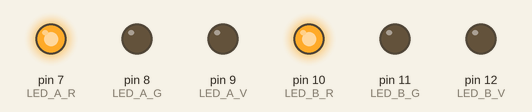
The sketch below on a simulated Arduino Uno, built with avr-gcc and run on an emulated ATmega328P. On the bench: output pins drawn as LEDs (lit = HIGH).

Above: at 0.15 s.
At 1.65 s:
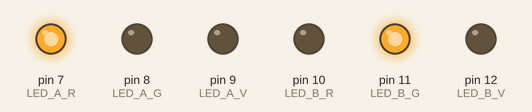
At 3.45 s:
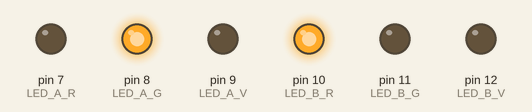
At 4.8 s:
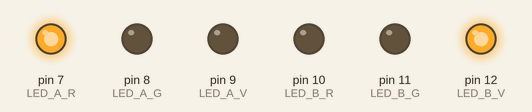
At 6.6 s:
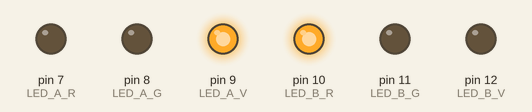
Timing chart, 0 to 9.0 s (numbered marks = the images above):
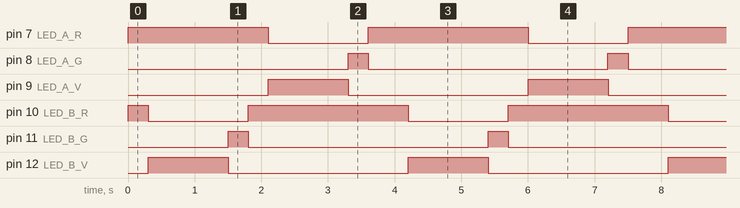

Measured:
- by itself, pin 7 (LED_A_R): alternates HIGH for 2.4 s and LOW for 1.5 s
- by itself, pin 8 (LED_A_G), pin 11 (LED_B_G): alternates HIGH for 0.30 s and LOW for 3.6 s
- by itself, pin 9 (LED_A_V), pin 12 (LED_B_V): alternates HIGH for 1.2 s and LOW for 2.7 s
- by itself, pin 10 (LED_B_R): repeats every 3.9 s: LOW 1.5 s, HIGH 2.4 s

The sketch:

002_Cru_lla_de_sem_fors.ino
```cpp
/**************************************************************
**                                                           **
**                    TÍTOL: Cruïlla de semàfors             **
**                           Digital I/O                     **
**                                                           **
**  NOM: Danut Zupcau                   DATA: 05/03/2018     **
**************************************************************/
//******************* INCLUDE  *************************

//******************* VARIABLE *************************
const int LED_A_R = 7;          // donar nom al pin 7 de l’Arduino
const int LED_A_G = 8;          // donar nom al pin 8 de l’Arduino
const int LED_A_V = 9;          // donar nom al pin 9 de l’Arduino
const int LED_B_R = 10;         // donar nom al pin 10 de l’Arduino
const int LED_B_G = 11;         // donar nom al pin 11 de l’Arduino
const int LED_B_V = 12;         // donar nom al pin 12 de l’Arduino
//******************* SETUP ****************************
void setup()
{
  pinMode(LED_A_R, OUTPUT);     // definir el pin 12 com una sortida
  pinMode(LED_A_G, OUTPUT);     // definir el pin 7 com una sortida
  pinMode(LED_A_V, OUTPUT);     // definir el pin 8 com una sortida
  pinMode(LED_B_R, OUTPUT);     // definir el pin 9 com una sortida
  pinMode(LED_B_G, OUTPUT);     // definir el pin 10 com una sortida
  pinMode(LED_B_V, OUTPUT);     // definir el pin 11 com una sortida

}
//******************* LOOP *****************************
void loop()
{
  digitalWrite(LED_A_R, HIGH);    // posar a 5V el pin 6
  digitalWrite(LED_A_G, LOW);    // posar a 5V el pin 7
  digitalWrite(LED_A_V, LOW);    // posar a 5V el pin 8
  digitalWrite(LED_B_R, HIGH);    // posar a 5V el pin 9
  digitalWrite(LED_B_G, LOW);    // posar a 5V el pin 10
  digitalWrite(LED_B_V, LOW);    // posar a 5V el pin 11

  delay(300);                  // es queden leds 500ms encesos

  digitalWrite(LED_A_R, HIGH);    // posar a 5V el pin 6
  digitalWrite(LED_A_G, LOW);    // posar a 5V el pin 7
  digitalWrite(LED_A_V, LOW);    // posar a 5V el pin 8
  digitalWrite(LED_B_R, LOW);    // posar a 5V el pin 9
  digitalWrite(LED_B_G, LOW);    // posar a 5V el pin 10
  digitalWrite(LED_B_V, HIGH);    // posar a 5V el pin 11

  delay(1200);                  // es queden leds 500ms encesos


  digitalWrite(LED_A_R, HIGH);    // posar a 5V el pin 6
  digitalWrite(LED_A_G, LOW);    // posar a 5V el pin 7
  digitalWrite(LED_A_V, LOW);    // posar a 5V el pin 8
  digitalWrite(LED_B_R, LOW);    // posar a 5V el pin 9
  digitalWrite(LED_B_G, HIGH);    // posar a 5V el pin 10
  digitalWrite(LED_B_V, LOW);    // posar a 5V el pin 11

  delay(300);                  // es queden leds 500ms encesos

  digitalWrite(LED_A_R, HIGH);    // posar a 5V el pin 6
  digitalWrite(LED_A_G, LOW);    // posar a 5V el pin 7
  digitalWrite(LED_A_V, LOW);    // posar a 5V el pin 8
  digitalWrite(LED_B_R, HIGH);    // posar a 5V el pin 9
  digitalWrite(LED_B_G, LOW);    // posar a 5V el pin 10
  digitalWrite(LED_B_V, LOW);    // posar a 5V el pin 11

  delay(300);                  // es queden leds 500ms encesos


  digitalWrite(LED_A_R, LOW);    // posar a 5V el pin 6
  digitalWrite(LED_A_G, LOW);    // posar a 5V el pin 7
  digitalWrite(LED_A_V, HIGH);    // posar a 5V el pin 8
  digitalWrite(LED_B_R, HIGH);    // posar a 5V el pin 9
  digitalWrite(LED_B_G, LOW);    // posar a 5V el pin 10
  digitalWrite(LED_B_V, LOW);    // posar a 5V el pin 11

  delay(1200);

  digitalWrite(LED_A_R, LOW);    // posar a 5V el pin 6
  digitalWrite(LED_A_G, HIGH);    // posar a 5V el pin 7
  digitalWrite(LED_A_V, LOW);    // posar a 5V el pin 8
  digitalWrite(LED_B_R, HIGH);    // posar a 5V el pin 9
  digitalWrite(LED_B_G, LOW);    // posar a 5V el pin 10
  digitalWrite(LED_B_V, LOW);    // posar a 5V el pin 11

  delay(300);


  digitalWrite(LED_A_R, HIGH);    // posar a 5V el pin 6
  digitalWrite(LED_A_G, LOW);    // posar a 5V el pin 7
  digitalWrite(LED_A_V, LOW);    // posar a 5V el pin 8
  digitalWrite(LED_B_R, HIGH);    // posar a 5V el pin 9
  digitalWrite(LED_B_G, LOW);    // posar a 5V el pin 10
  digitalWrite(LED_B_V, LOW);    // posar a 5V el pin 11

  delay(300);

}
```
